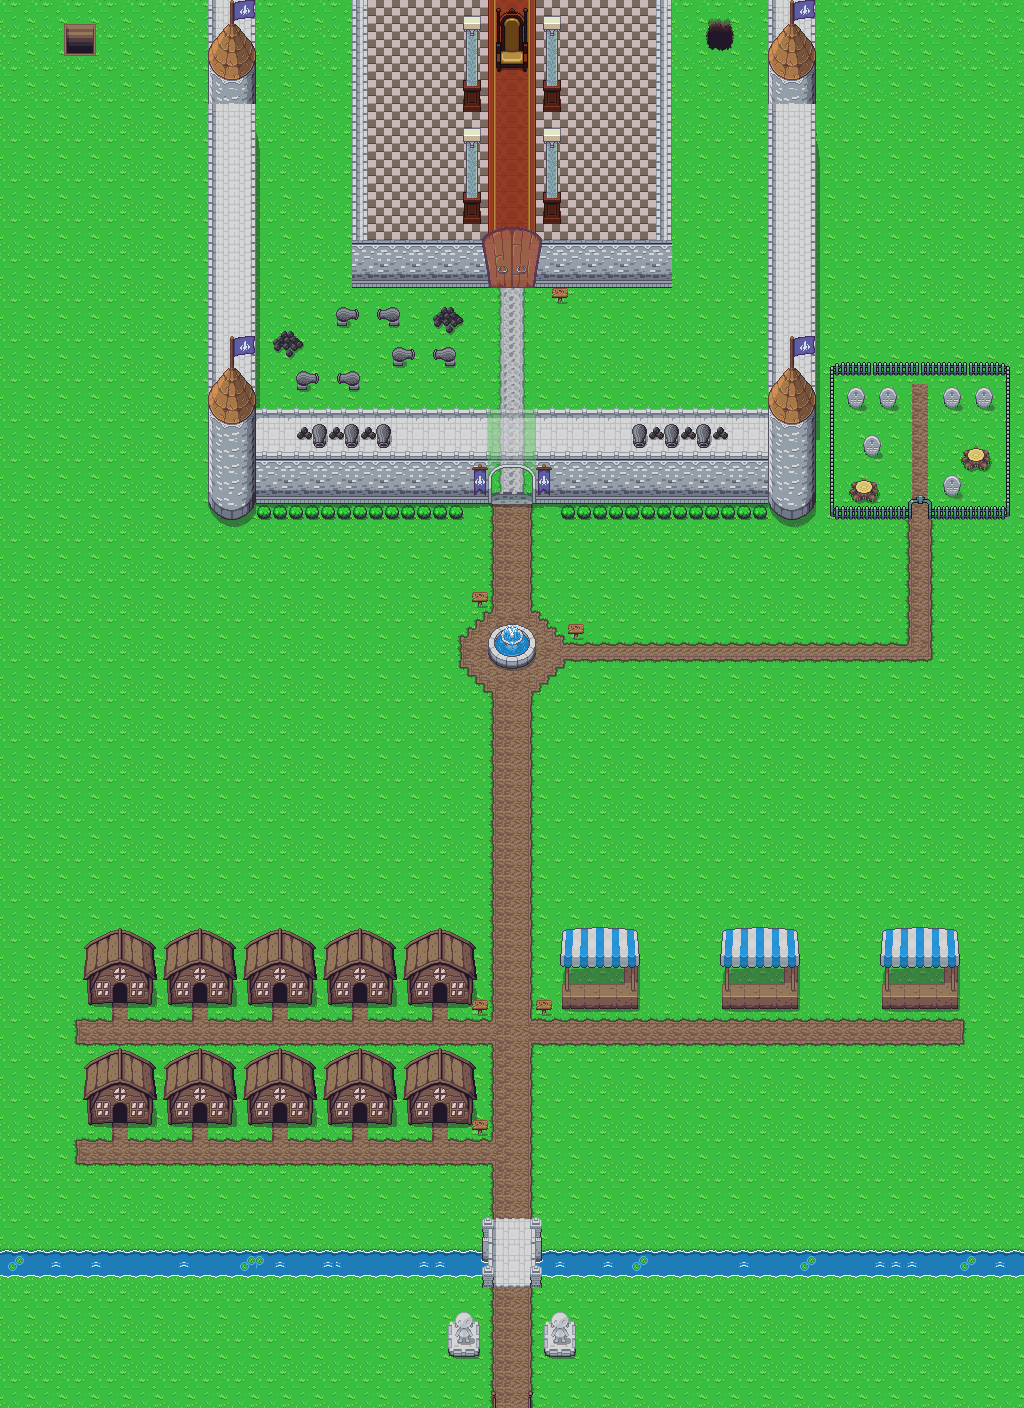

The image is a tile-based game level rendered from a .tmx file. Its description and source (layers, tilesets, objects; grid data summarised) follow:
An orthogonal 128x176 tile map with 8x8 px tiles, 8 tile layers (hitbox, floor1, floor2, infrastructure2, ...), 5 tilesets.

<map version="1.9" tiledversion="1.9.0" orientation="orthogonal" renderorder="left-down" width="128" height="176" tilewidth="8" tileheight="8" infinite="0" nextlayerid="10" nextobjectid="1">
 <tileset firstgid="1" name="Overworld" tilewidth="8" tileheight="8" tilecount="5760" columns="80">
  <image source="gfx/Overworld.png" width="640" height="576" />
  <tile id="168">
   <properties>
    <property name="blocked" type="bool" value="true" />
   </properties>
  </tile>
 </tileset>
 <tileset firstgid="5761" name="castle" tilewidth="8" tileheight="8" tilecount="2432" columns="32">
  <image source="Tilesets/castle.png" width="256" height="608" />
 </tileset>
 <tileset firstgid="8193" name="TilesetDungeon" tilewidth="8" tileheight="8" tilecount="1600" columns="40">
  <image source="Char/Tileset.png" width="320" height="320" />
 </tileset>
 <tileset firstgid="9793" name="TilesetHouse" tilewidth="8" tileheight="8" tilecount="2668" columns="58">
  <image source="Tilesets/TilesetHouse.png" width="464" height="368" />
 </tileset>
 <tileset firstgid="12461" source="gfx/Inner.tsx" />
 <layer id="8" name="hitbox" width="128" height="176" locked="1">
  <properties>
   <property name="blocked" value="true" />
  </properties>
  <data>[22528 cells, 4596 non-empty, 7 distinct tile ids]</data>
 </layer>
 <layer id="2" name="floor1" width="128" height="176">
  <data>[22528 cells, 22488 non-empty, 32 distinct tile ids]</data>
 </layer>
 <layer id="3" name="floor2" width="128" height="176">
  <data>[22528 cells, 1972 non-empty, 76 distinct tile ids]</data>
 </layer>
 <layer id="4" name="infrastructure2" width="128" height="176">
  <properties>
   <property name="blocked" type="bool" value="false" />
  </properties>
  <data>[22528 cells, 1063 non-empty, 102 distinct tile ids]</data>
 </layer>
 <layer id="5" name="infrastructure1" width="128" height="176">
  <properties>
   <property name="blocked" type="bool" value="false" />
  </properties>
  <data>[22528 cells, 3872 non-empty, 694 distinct tile ids]</data>
 </layer>
 <layer id="9" name="visible" width="128" height="176" opacity="0.6">
  <data>[22528 cells, 44 non-empty, 30 distinct tile ids]</data>
 </layer>
 <layer id="7" name="floor3" width="128" height="176">
  <data>[22528 cells, 160 non-empty, 88 distinct tile ids]</data>
 </layer>
 <layer id="6" name="doors" width="128" height="176" opacity="0.95">
  <data>[22528 cells, 94 non-empty, 94 distinct tile ids]</data>
 </layer>
</map>
